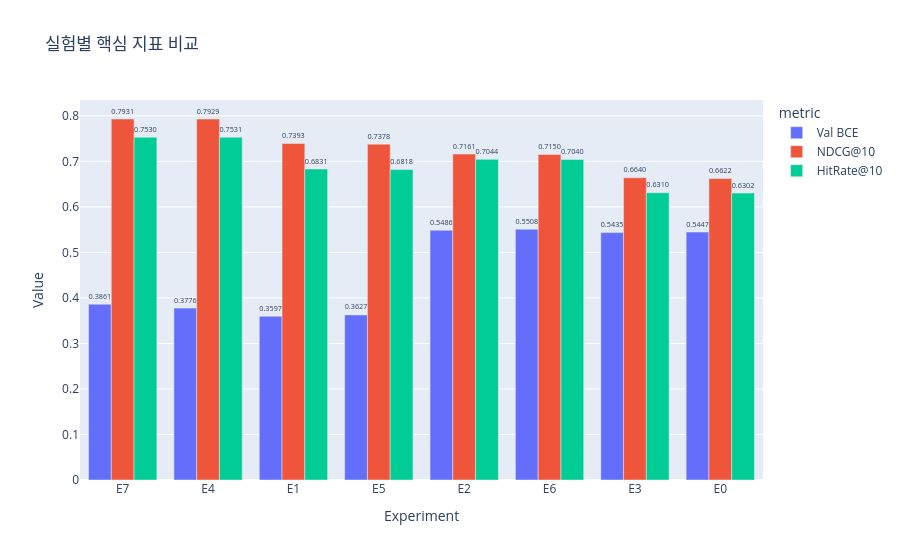

The code cell stored with this chart in its notebook:
### Code cell
from pathlib import Path
import pandas as pd
import plotly.express as px

def find_project_root() -> Path:
    current = Path.cwd().resolve()
    for candidate in [current, *current.parents]:
        if (candidate / "experiments").exists() and (candidate / "autoint").exists():
            return candidate
    raise RuntimeError("프로젝트 루트를 찾지 못했습니다.")

ROOT_DIR = find_project_root()
RESULTS_CSV = ROOT_DIR / "experiments" / "results" / "autoint_plus_results_template.csv"

viz_df = pd.read_csv(RESULTS_CSV).fillna("")
viz_df = viz_df[(viz_df["experiment_id"] != "summary") & (viz_df["status"] == "완료")].copy()

if viz_df.empty:
    print("아직 완료된 실험 결과가 없습니다. 실험 실행 후 다시 시각화하세요.")
else:
    numeric_cols = ["val_bce", "ndcg_at_10", "hitrate_at_10"]
    for col in numeric_cols:
        viz_df[col] = pd.to_numeric(viz_df[col], errors="coerce")

    preference_map = {
        "p0_rating_ge_4": "4점 이상 선호",
        "p1_clean_preference": "1-2 비선호, 3 제외",
    }
    recency_map = {
        "r0_all_history": "전체 이력",
        "r1_last_6_months": "최근 6개월",
    }
    genre_map = {
        "g0_off": "사용 안 함",
        "g1_on": "사용",
    }

    viz_df["preference"] = viz_df["preference_rule"].map(preference_map).fillna(viz_df["preference_rule"])
    viz_df["recency"] = viz_df["recency_rule"].map(recency_map).fillna(viz_df["recency_rule"])
    viz_df["genre_rewatch"] = viz_df["genre_rewatch_feature"].map(genre_map).fillna(viz_df["genre_rewatch_feature"])
    viz_df = viz_df.sort_values(["ndcg_at_10", "hitrate_at_10", "val_bce"], ascending=[False, False, True])

    display(
        viz_df[[
            "experiment_id",
            "preference",
            "recency",
            "genre_rewatch",
            "val_bce",
            "ndcg_at_10",
            "hitrate_at_10",
        ]]
    )

    metric_df = viz_df.melt(
        id_vars=["experiment_id", "preference", "recency", "genre_rewatch"],
        value_vars=["val_bce", "ndcg_at_10", "hitrate_at_10"],
        var_name="metric",
        value_name="value",
    )
    metric_name_map = {
        "val_bce": "Val BCE",
        "ndcg_at_10": "NDCG@10",
        "hitrate_at_10": "HitRate@10",
    }
    metric_df["metric"] = metric_df["metric"].map(metric_name_map).fillna(metric_df["metric"])

    fig_bar = px.bar(
        metric_df,
        x="experiment_id",
        y="value",
        color="metric",
        barmode="group",
        text="value",
        hover_data=["preference", "recency", "genre_rewatch"],
        title="실험별 핵심 지표 비교",
    )
    fig_bar.update_traces(texttemplate="%{text:.4f}", textposition="outside")
    fig_bar.update_layout(xaxis_title="Experiment", yaxis_title="Value")

    figure_dir = ROOT_DIR / "experiments" / "results" / "figures"
    figure_dir.mkdir(parents=True, exist_ok=True)
    figure_html_path = figure_dir / "autoint_plus_experiment_bar.html"
    figure_png_path = figure_dir / "autoint_plus_experiment_bar.png"

    fig_bar.write_html(figure_html_path)
    try:
        fig_bar.write_image(figure_png_path, scale=2)
        print(f"PNG 저장 완료: {figure_png_path}")
    except Exception as exc:
        print(f"PNG 저장 실패: {exc}")
        print("`pip install kaleido` 후 다시 실행하면 PNG 저장이 가능합니다.")
    print(f"HTML 저장 완료: {figure_html_path}")
    fig_bar.show()

### Figure 1 — Plotly figure (JSON) as saved in the notebook; plotly's stock layout.template omitted (floating-point values rounded to 4 significant figures)
{"data": [{"alignmentgroup": "True", "customdata": [["1-2 비선호, 3 제외", "최근 6개월", "사용"], ["1-2 비선호, 3 제외", "최근 6개월", "사용 안 함"], ["1-2 비선호, 3 제외", "전체 이력", "사용 안 함"], ["1-2 비선호, 3 제외", "전체 이력", "사용"], ["4점 이상 선호", "최근 6개월", "사용 안 함"], ["4점 이상 선호", "최근 6개월", "사용"], ["4점 이상 선호", "전체 이력", "사용"], ["4점 이상 선호", "전체 이력", "사용 안 함"]], "hovertemplate": "metric=Val BCE<br>experiment_id=%{x}<br>value=%{text}<br>preference=%{customdata[0]}<br>recency=%{customdata[1]}<br>genre_rewatch=%{customdata[2]}<extra></extra>", "legendgroup": "Val BCE", "marker": {"color": "#636efa", "pattern": {"shape": ""}}, "name": "Val BCE", "offsetgroup": "Val BCE", "orientation": "v", "showlegend": true, "text": [0.3861, 0.3776, 0.3597, 0.3627, 0.5486, 0.5508, 0.5435, 0.5447], "textposition": "outside", "texttemplate": "%{text:.4f}", "type": "bar", "x": ["E7", "E4", "E1", "E5", "E2", "E6", "E3", "E0"], "xaxis": "x", "y": [0.3861, 0.3776, 0.3597, 0.3627, 0.5486, 0.5508, 0.5435, 0.5447], "yaxis": "y"}, {"alignmentgroup": "True", "customdata": [["1-2 비선호, 3 제외", "최근 6개월", "사용"], ["1-2 비선호, 3 제외", "최근 6개월", "사용 안 함"], ["1-2 비선호, 3 제외", "전체 이력", "사용 안 함"], ["1-2 비선호, 3 제외", "전체 이력", "사용"], ["4점 이상 선호", "최근 6개월", "사용 안 함"], ["4점 이상 선호", "최근 6개월", "사용"], ["4점 이상 선호", "전체 이력", "사용"], ["4점 이상 선호", "전체 이력", "사용 안 함"]], "hovertemplate": "metric=NDCG@10<br>experiment_id=%{x}<br>value=%{text}<br>preference=%{customdata[0]}<br>recency=%{customdata[1]}<br>genre_rewatch=%{customdata[2]}<extra></extra>", "legendgroup": "NDCG@10", "marker": {"color": "#EF553B", "pattern": {"shape": ""}}, "name": "NDCG@10", "offsetgroup": "NDCG@10", "orientation": "v", "showlegend": true, "text": [0.7931, 0.7929, 0.7393, 0.7378, 0.7161, 0.715, 0.664, 0.6622], "textposition": "outside", "texttemplate": "%{text:.4f}", "type": "bar", "x": ["E7", "E4", "E1", "E5", "E2", "E6", "E3", "E0"], "xaxis": "x", "y": [0.7931, 0.7929, 0.7393, 0.7378, 0.7161, 0.715, 0.664, 0.6622], "yaxis": "y"}, {"alignmentgroup": "True", "customdata": [["1-2 비선호, 3 제외", "최근 6개월", "사용"], ["1-2 비선호, 3 제외", "최근 6개월", "사용 안 함"], ["1-2 비선호, 3 제외", "전체 이력", "사용 안 함"], ["1-2 비선호, 3 제외", "전체 이력", "사용"], ["4점 이상 선호", "최근 6개월", "사용 안 함"], ["4점 이상 선호", "최근 6개월", "사용"], ["4점 이상 선호", "전체 이력", "사용"], ["4점 이상 선호", "전체 이력", "사용 안 함"]], "hovertemplate": "metric=HitRate@10<br>experiment_id=%{x}<br>value=%{text}<br>preference=%{customdata[0]}<br>recency=%{customdata[1]}<br>genre_rewatch=%{customdata[2]}<extra></extra>", "legendgroup": "HitRate@10", "marker": {"color": "#00cc96", "pattern": {"shape": ""}}, "name": "HitRate@10", "offsetgroup": "HitRate@10", "orientation": "v", "showlegend": true, "text": [0.753, 0.7531, 0.6831, 0.6818, 0.7044, 0.704, 0.631, 0.6302], "textposition": "outside", "texttemplate": "%{text:.4f}", "type": "bar", "x": ["E7", "E4", "E1", "E5", "E2", "E6", "E3", "E0"], "xaxis": "x", "y": [0.753, 0.7531, 0.6831, 0.6818, 0.7044, 0.704, 0.631, 0.6302], "yaxis": "y"}], "layout": {"barmode": "group", "legend": {"title": {"text": "metric"}, "tracegroupgap": 0}, "title": {"text": "실험별 핵심 지표 비교"}, "xaxis": {"anchor": "y", "domain": [0, 1], "title": {"text": "Experiment"}}, "yaxis": {"anchor": "x", "domain": [0, 1], "title": {"text": "Value"}}}}
